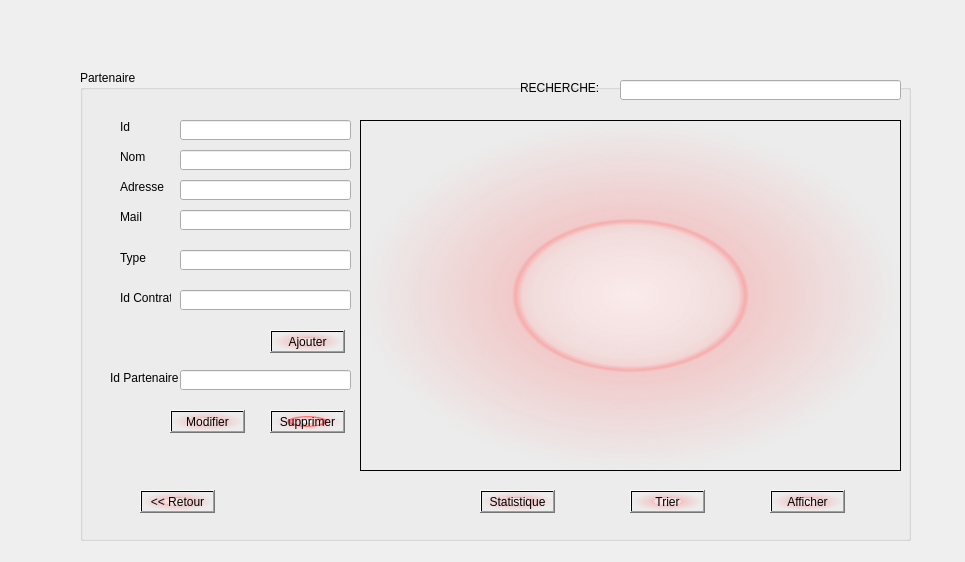
<?xml version="1.0" encoding="UTF-8"?>
<ui version="4.0">
 <class>Partenaire</class>
 <widget class="QDialog" name="Partenaire">
  <property name="geometry">
   <rect>
    <x>0</x>
    <y>0</y>
    <width>965</width>
    <height>562</height>
   </rect>
  </property>
  <property name="windowTitle">
   <string>Next Destination</string>
  </property>
  <widget class="QStackedWidget" name="stackedWidget">
   <property name="geometry">
    <rect>
     <x>-10</x>
     <y>10</y>
     <width>961</width>
     <height>561</height>
    </rect>
   </property>
   <property name="currentIndex">
    <number>1</number>
   </property>
   <widget class="QWidget" name="page">
    <widget class="QLabel" name="label_2">
     <property name="geometry">
      <rect>
       <x>530</x>
       <y>110</y>
       <width>51</width>
       <height>16</height>
      </rect>
     </property>
     <property name="text">
      <string>Utilisateur</string>
     </property>
    </widget>
    <widget class="QLabel" name="label_3">
     <property name="geometry">
      <rect>
       <x>530</x>
       <y>170</y>
       <width>71</width>
       <height>16</height>
      </rect>
     </property>
     <property name="text">
      <string>Mot de Passe</string>
     </property>
    </widget>
    <widget class="QLineEdit" name="lineEdit">
     <property name="geometry">
      <rect>
       <x>630</x>
       <y>110</y>
       <width>113</width>
       <height>20</height>
      </rect>
     </property>
    </widget>
    <widget class="QLineEdit" name="lineEdit_2">
     <property name="geometry">
      <rect>
       <x>630</x>
       <y>160</y>
       <width>113</width>
       <height>20</height>
      </rect>
     </property>
    </widget>
    <widget class="QPushButton" name="pushButton">
     <property name="geometry">
      <rect>
       <x>590</x>
       <y>300</y>
       <width>75</width>
       <height>23</height>
      </rect>
     </property>
     <property name="styleSheet">
      <string notr="true">background-color: qradialgradient(spread:pad, cx:0.5, cy:0.5, radius:0.5, fx:0.5, fy:0.5, stop:0 rgba(255, 235, 235, 206), stop:0.35 rgba(255, 188, 188, 80), stop:0.4 rgba(255, 162, 162, 80), stop:0.425 rgba(255, 132, 132, 156), stop:0.44 rgba(252, 128, 128, 80), stop:1 rgba(255, 255, 255, 0));</string>
     </property>
     <property name="text">
      <string>Inscrire</string>
     </property>
    </widget>
    <widget class="QPushButton" name="pushButton_2">
     <property name="geometry">
      <rect>
       <x>720</x>
       <y>300</y>
       <width>75</width>
       <height>23</height>
      </rect>
     </property>
     <property name="styleSheet">
      <string notr="true">background-color: qradialgradient(spread:pad, cx:0.5, cy:0.5, radius:0.5, fx:0.5, fy:0.5, stop:0 rgba(255, 235, 235, 206), stop:0.35 rgba(255, 188, 188, 80), stop:0.4 rgba(255, 162, 162, 80), stop:0.425 rgba(255, 132, 132, 156), stop:0.44 rgba(252, 128, 128, 80), stop:1 rgba(255, 255, 255, 0));</string>
     </property>
     <property name="text">
      <string>Connexion</string>
     </property>
    </widget>
    <widget class="QLabel" name="label_4">
     <property name="geometry">
      <rect>
       <x>380</x>
       <y>80</y>
       <width>111</width>
       <height>111</height>
      </rect>
     </property>
     <property name="text">
      <string/>
     </property>
     <property name="pixmap">
      <pixmap>../../Desktop/2A8/semestre 1/Projet C++/user_male2-512.png</pixmap>
     </property>
     <property name="scaledContents">
      <bool>true</bool>
     </property>
    </widget>
    <widget class="QLabel" name="label">
     <property name="geometry">
      <rect>
       <x>-100</x>
       <y>0</y>
       <width>1001</width>
       <height>461</height>
      </rect>
     </property>
     <property name="text">
      <string/>
     </property>
     <property name="pixmap">
      <pixmap>../../Desktop/2A8/Semestre 1/Projet C++/77373715_673525269845479_129373580415729664_n.png</pixmap>
     </property>
    </widget>
    <zorder>label</zorder>
    <zorder>label_2</zorder>
    <zorder>label_3</zorder>
    <zorder>lineEdit</zorder>
    <zorder>lineEdit_2</zorder>
    <zorder>pushButton</zorder>
    <zorder>pushButton_2</zorder>
    <zorder>label_4</zorder>
   </widget>
   <widget class="QWidget" name="page_2">
    <widget class="QGroupBox" name="groupBox">
     <property name="geometry">
      <rect>
       <x>90</x>
       <y>60</y>
       <width>831</width>
       <height>471</height>
      </rect>
     </property>
     <property name="title">
      <string>Partenaire</string>
     </property>
     <property name="pixmap" stdset="0">
      <string/>
     </property>
     <widget class="QLabel" name="label_5">
      <property name="geometry">
       <rect>
        <x>40</x>
        <y>80</y>
        <width>47</width>
        <height>13</height>
       </rect>
      </property>
      <property name="text">
       <string>Nom</string>
      </property>
     </widget>
     <widget class="QLineEdit" name="lineEdit_3">
      <property name="geometry">
       <rect>
        <x>100</x>
        <y>80</y>
        <width>171</width>
        <height>20</height>
       </rect>
      </property>
     </widget>
     <widget class="QLineEdit" name="lineEdit_4">
      <property name="geometry">
       <rect>
        <x>100</x>
        <y>110</y>
        <width>171</width>
        <height>20</height>
       </rect>
      </property>
     </widget>
     <widget class="QLabel" name="label_6">
      <property name="geometry">
       <rect>
        <x>40</x>
        <y>110</y>
        <width>47</width>
        <height>13</height>
       </rect>
      </property>
      <property name="text">
       <string>Adresse</string>
      </property>
     </widget>
     <widget class="QLineEdit" name="lineEdit_5">
      <property name="geometry">
       <rect>
        <x>100</x>
        <y>140</y>
        <width>171</width>
        <height>20</height>
       </rect>
      </property>
     </widget>
     <widget class="QLineEdit" name="lineEdit_6">
      <property name="geometry">
       <rect>
        <x>100</x>
        <y>220</y>
        <width>171</width>
        <height>20</height>
       </rect>
      </property>
     </widget>
     <widget class="QLabel" name="label_7">
      <property name="geometry">
       <rect>
        <x>40</x>
        <y>140</y>
        <width>47</width>
        <height>13</height>
       </rect>
      </property>
      <property name="text">
       <string>Mail</string>
      </property>
     </widget>
     <widget class="QLabel" name="label_8">
      <property name="geometry">
       <rect>
        <x>40</x>
        <y>220</y>
        <width>51</width>
        <height>16</height>
       </rect>
      </property>
      <property name="text">
       <string>Id Contrat</string>
      </property>
     </widget>
     <widget class="QPushButton" name="pushButton_3">
      <property name="geometry">
       <rect>
        <x>690</x>
        <y>420</y>
        <width>75</width>
        <height>23</height>
       </rect>
      </property>
      <property name="styleSheet">
       <string notr="true">background-color: qradialgradient(spread:pad, cx:0.5, cy:0.5, radius:0.5, fx:0.5, fy:0.5, stop:0 rgba(255, 235, 235, 206), stop:0.35 rgba(255, 188, 188, 80), stop:0.4 rgba(255, 162, 162, 80), stop:0.425 rgba(255, 132, 132, 156), stop:0.44 rgba(252, 128, 128, 80), stop:1 rgba(255, 255, 255, 0));</string>
      </property>
      <property name="text">
       <string>Afficher</string>
      </property>
     </widget>
     <widget class="QPushButton" name="pushButton_4">
      <property name="geometry">
       <rect>
        <x>190</x>
        <y>260</y>
        <width>75</width>
        <height>23</height>
       </rect>
      </property>
      <property name="styleSheet">
       <string notr="true">background-color: qradialgradient(spread:pad, cx:0.5, cy:0.5, radius:0.5, fx:0.5, fy:0.5, stop:0 rgba(255, 235, 235, 206), stop:0.35 rgba(255, 188, 188, 80), stop:0.4 rgba(255, 162, 162, 80), stop:0.425 rgba(255, 132, 132, 156), stop:0.44 rgba(252, 128, 128, 80), stop:1 rgba(255, 255, 255, 0));</string>
      </property>
      <property name="text">
       <string>Ajouter</string>
      </property>
     </widget>
     <widget class="QPushButton" name="pushButton_5">
      <property name="geometry">
       <rect>
        <x>90</x>
        <y>340</y>
        <width>75</width>
        <height>23</height>
       </rect>
      </property>
      <property name="styleSheet">
       <string notr="true">background-color: qradialgradient(spread:pad, cx:0.5, cy:0.5, radius:0.5, fx:0.5, fy:0.5, stop:0 rgba(255, 235, 235, 206), stop:0.35 rgba(255, 188, 188, 80), stop:0.4 rgba(255, 162, 162, 80), stop:0.425 rgba(255, 132, 132, 156), stop:0.44 rgba(252, 128, 128, 80), stop:1 rgba(255, 255, 255, 0));</string>
      </property>
      <property name="text">
       <string>Modifier</string>
      </property>
     </widget>
     <widget class="QPushButton" name="pushButton_6">
      <property name="geometry">
       <rect>
        <x>190</x>
        <y>340</y>
        <width>75</width>
        <height>23</height>
       </rect>
      </property>
      <property name="styleSheet">
       <string notr="true">background-color: qradialgradient(spread:pad, cx:0.5, cy:0.5, radius:0.5, fx:0.5, fy:0.5, stop:0 rgba(255, 255, 255, 255), stop:0.1 rgba(255, 255, 255, 255), stop:0.2 rgba(255, 176, 176, 167), stop:0.3 rgba(255, 151, 151, 92), stop:0.4 rgba(255, 125, 125, 51), stop:0.5 rgba(255, 76, 76, 205), stop:0.52 rgba(255, 76, 76, 205), stop:0.6 rgba(255, 180, 180, 84), stop:1 rgba(255, 255, 255, 0));</string>
      </property>
      <property name="text">
       <string>Supprimer</string>
      </property>
     </widget>
     <widget class="QLineEdit" name="lineEdit_7">
      <property name="geometry">
       <rect>
        <x>100</x>
        <y>300</y>
        <width>171</width>
        <height>20</height>
       </rect>
      </property>
     </widget>
     <widget class="QPushButton" name="pushButton_7">
      <property name="geometry">
       <rect>
        <x>60</x>
        <y>420</y>
        <width>75</width>
        <height>23</height>
       </rect>
      </property>
      <property name="styleSheet">
       <string notr="true">background-color: qradialgradient(spread:pad, cx:0.5, cy:0.5, radius:0.5, fx:0.5, fy:0.5, stop:0 rgba(255, 235, 235, 206), stop:0.35 rgba(255, 188, 188, 80), stop:0.4 rgba(255, 162, 162, 80), stop:0.425 rgba(255, 132, 132, 156), stop:0.44 rgba(252, 128, 128, 80), stop:1 rgba(255, 255, 255, 0));</string>
      </property>
      <property name="text">
       <string>&lt;&lt; Retour</string>
      </property>
     </widget>
     <widget class="QTableView" name="tableView">
      <property name="geometry">
       <rect>
        <x>280</x>
        <y>50</y>
        <width>541</width>
        <height>351</height>
       </rect>
      </property>
      <property name="styleSheet">
       <string notr="true">background-color: qradialgradient(spread:pad, cx:0.5, cy:0.5, radius:0.5, fx:0.5, fy:0.5, stop:0 rgba(255, 235, 235, 206), stop:0.35 rgba(255, 188, 188, 80), stop:0.4 rgba(255, 162, 162, 80), stop:0.425 rgba(255, 132, 132, 156), stop:0.44 rgba(252, 128, 128, 80), stop:1 rgba(255, 255, 255, 0));</string>
      </property>
     </widget>
     <widget class="QLabel" name="label_9">
      <property name="geometry">
       <rect>
        <x>30</x>
        <y>300</y>
        <width>71</width>
        <height>16</height>
       </rect>
      </property>
      <property name="text">
       <string>Id Partenaire</string>
      </property>
     </widget>
     <widget class="QLineEdit" name="lineEdit_13">
      <property name="geometry">
       <rect>
        <x>100</x>
        <y>50</y>
        <width>171</width>
        <height>20</height>
       </rect>
      </property>
     </widget>
     <widget class="QLabel" name="label_15">
      <property name="geometry">
       <rect>
        <x>40</x>
        <y>50</y>
        <width>47</width>
        <height>13</height>
       </rect>
      </property>
      <property name="text">
       <string>Id</string>
      </property>
     </widget>
     <widget class="QLineEdit" name="lineEdit_14">
      <property name="geometry">
       <rect>
        <x>100</x>
        <y>180</y>
        <width>171</width>
        <height>20</height>
       </rect>
      </property>
     </widget>
     <widget class="QLabel" name="label_16">
      <property name="geometry">
       <rect>
        <x>40</x>
        <y>180</y>
        <width>51</width>
        <height>16</height>
       </rect>
      </property>
      <property name="text">
       <string>Type</string>
      </property>
     </widget>
     <widget class="QLabel" name="label_13">
      <property name="geometry">
       <rect>
        <x>-240</x>
        <y>0</y>
        <width>1171</width>
        <height>501</height>
       </rect>
      </property>
      <property name="text">
       <string/>
      </property>
      <property name="pixmap">
       <pixmap>../../Desktop/2A8/Semestre 1/Projet C++/77373715_673525269845479_129373580415729664_n.png</pixmap>
      </property>
     </widget>
     <widget class="QLabel" name="label_20">
      <property name="geometry">
       <rect>
        <x>440</x>
        <y>10</y>
        <width>91</width>
        <height>16</height>
       </rect>
      </property>
      <property name="text">
       <string>RECHERCHE:</string>
      </property>
     </widget>
     <widget class="QLineEdit" name="recherche_2">
      <property name="geometry">
       <rect>
        <x>540</x>
        <y>10</y>
        <width>281</width>
        <height>20</height>
       </rect>
      </property>
     </widget>
     <widget class="QPushButton" name="pushButton_13">
      <property name="geometry">
       <rect>
        <x>550</x>
        <y>420</y>
        <width>75</width>
        <height>23</height>
       </rect>
      </property>
      <property name="styleSheet">
       <string notr="true">background-color: qradialgradient(spread:pad, cx:0.5, cy:0.5, radius:0.5, fx:0.5, fy:0.5, stop:0 rgba(255, 235, 235, 206), stop:0.35 rgba(255, 188, 188, 80), stop:0.4 rgba(255, 162, 162, 80), stop:0.425 rgba(255, 132, 132, 156), stop:0.44 rgba(252, 128, 128, 80), stop:1 rgba(255, 255, 255, 0));</string>
      </property>
      <property name="text">
       <string>Trier</string>
      </property>
     </widget>
     <widget class="QPushButton" name="Stat">
      <property name="geometry">
       <rect>
        <x>400</x>
        <y>420</y>
        <width>75</width>
        <height>23</height>
       </rect>
      </property>
      <property name="styleSheet">
       <string notr="true">background-color: qradialgradient(spread:pad, cx:0.5, cy:0.5, radius:0.5, fx:0.5, fy:0.5, stop:0 rgba(255, 235, 235, 206), stop:0.35 rgba(255, 188, 188, 80), stop:0.4 rgba(255, 162, 162, 80), stop:0.425 rgba(255, 132, 132, 156), stop:0.44 rgba(252, 128, 128, 80), stop:1 rgba(255, 255, 255, 0));</string>
      </property>
      <property name="text">
       <string>Statistique</string>
      </property>
     </widget>
     <zorder>label_13</zorder>
     <zorder>label_5</zorder>
     <zorder>lineEdit_3</zorder>
     <zorder>lineEdit_4</zorder>
     <zorder>label_6</zorder>
     <zorder>lineEdit_5</zorder>
     <zorder>lineEdit_6</zorder>
     <zorder>label_7</zorder>
     <zorder>label_8</zorder>
     <zorder>pushButton_3</zorder>
     <zorder>pushButton_4</zorder>
     <zorder>pushButton_5</zorder>
     <zorder>pushButton_6</zorder>
     <zorder>lineEdit_7</zorder>
     <zorder>pushButton_7</zorder>
     <zorder>tableView</zorder>
     <zorder>label_9</zorder>
     <zorder>lineEdit_13</zorder>
     <zorder>label_15</zorder>
     <zorder>lineEdit_14</zorder>
     <zorder>label_16</zorder>
     <zorder>label_20</zorder>
     <zorder>recherche_2</zorder>
     <zorder>pushButton_13</zorder>
     <zorder>Stat</zorder>
    </widget>
   </widget>
   <widget class="QWidget" name="page_3">
    <widget class="QGroupBox" name="groupBox_2">
     <property name="geometry">
      <rect>
       <x>70</x>
       <y>50</y>
       <width>831</width>
       <height>471</height>
      </rect>
     </property>
     <property name="title">
      <string>Contrat</string>
     </property>
     <widget class="QLabel" name="label_10">
      <property name="geometry">
       <rect>
        <x>40</x>
        <y>50</y>
        <width>51</width>
        <height>16</height>
       </rect>
      </property>
      <property name="text">
       <string>Id_contrat</string>
      </property>
     </widget>
     <widget class="QLineEdit" name="lineEdit_8">
      <property name="geometry">
       <rect>
        <x>100</x>
        <y>50</y>
        <width>171</width>
        <height>20</height>
       </rect>
      </property>
     </widget>
     <widget class="QLabel" name="label_11">
      <property name="geometry">
       <rect>
        <x>40</x>
        <y>80</y>
        <width>61</width>
        <height>20</height>
       </rect>
      </property>
      <property name="text">
       <string>Date debut</string>
      </property>
     </widget>
     <widget class="QLabel" name="label_12">
      <property name="geometry">
       <rect>
        <x>40</x>
        <y>110</y>
        <width>61</width>
        <height>20</height>
       </rect>
      </property>
      <property name="text">
       <string>Date fin</string>
      </property>
     </widget>
     <widget class="QPushButton" name="pushButton_8">
      <property name="geometry">
       <rect>
        <x>690</x>
        <y>420</y>
        <width>75</width>
        <height>23</height>
       </rect>
      </property>
      <property name="styleSheet">
       <string notr="true">background-color: qradialgradient(spread:pad, cx:0.5, cy:0.5, radius:0.5, fx:0.5, fy:0.5, stop:0 rgba(255, 235, 235, 206), stop:0.35 rgba(255, 188, 188, 80), stop:0.4 rgba(255, 162, 162, 80), stop:0.425 rgba(255, 132, 132, 156), stop:0.44 rgba(252, 128, 128, 80), stop:1 rgba(255, 255, 255, 0));</string>
      </property>
      <property name="text">
       <string>Afficher</string>
      </property>
     </widget>
     <widget class="QPushButton" name="pushButton_9">
      <property name="geometry">
       <rect>
        <x>190</x>
        <y>170</y>
        <width>75</width>
        <height>23</height>
       </rect>
      </property>
      <property name="styleSheet">
       <string notr="true">background-color: qradialgradient(spread:pad, cx:0.5, cy:0.5, radius:0.5, fx:0.5, fy:0.5, stop:0 rgba(255, 235, 235, 206), stop:0.35 rgba(255, 188, 188, 80), stop:0.4 rgba(255, 162, 162, 80), stop:0.425 rgba(255, 132, 132, 156), stop:0.44 rgba(252, 128, 128, 80), stop:1 rgba(255, 255, 255, 0));</string>
      </property>
      <property name="text">
       <string>Ajouter</string>
      </property>
     </widget>
     <widget class="QPushButton" name="pushButton_10">
      <property name="geometry">
       <rect>
        <x>110</x>
        <y>290</y>
        <width>75</width>
        <height>23</height>
       </rect>
      </property>
      <property name="styleSheet">
       <string notr="true">background-color: qradialgradient(spread:pad, cx:0.5, cy:0.5, radius:0.5, fx:0.5, fy:0.5, stop:0 rgba(255, 235, 235, 206), stop:0.35 rgba(255, 188, 188, 80), stop:0.4 rgba(255, 162, 162, 80), stop:0.425 rgba(255, 132, 132, 156), stop:0.44 rgba(252, 128, 128, 80), stop:1 rgba(255, 255, 255, 0));</string>
      </property>
      <property name="text">
       <string>Modifier</string>
      </property>
     </widget>
     <widget class="QPushButton" name="pushButton_11">
      <property name="geometry">
       <rect>
        <x>190</x>
        <y>290</y>
        <width>75</width>
        <height>23</height>
       </rect>
      </property>
      <property name="styleSheet">
       <string notr="true">background-color: qradialgradient(spread:pad, cx:0.5, cy:0.5, radius:0.5, fx:0.5, fy:0.5, stop:0 rgba(255, 235, 235, 206), stop:0.35 rgba(255, 188, 188, 80), stop:0.4 rgba(255, 162, 162, 80), stop:0.425 rgba(255, 132, 132, 156), stop:0.44 rgba(252, 128, 128, 80), stop:1 rgba(255, 255, 255, 0));</string>
      </property>
      <property name="text">
       <string>Supprimer</string>
      </property>
     </widget>
     <widget class="QLineEdit" name="lineEdit_12">
      <property name="geometry">
       <rect>
        <x>100</x>
        <y>260</y>
        <width>171</width>
        <height>20</height>
       </rect>
      </property>
     </widget>
     <widget class="QPushButton" name="pushButton_12">
      <property name="geometry">
       <rect>
        <x>60</x>
        <y>420</y>
        <width>75</width>
        <height>23</height>
       </rect>
      </property>
      <property name="styleSheet">
       <string notr="true">background-color: qradialgradient(spread:pad, cx:0.5, cy:0.5, radius:0.5, fx:0.5, fy:0.5, stop:0 rgba(255, 235, 235, 206), stop:0.35 rgba(255, 188, 188, 80), stop:0.4 rgba(255, 162, 162, 80), stop:0.425 rgba(255, 132, 132, 156), stop:0.44 rgba(252, 128, 128, 80), stop:1 rgba(255, 255, 255, 0));</string>
      </property>
      <property name="text">
       <string>&lt;&lt; Retour</string>
      </property>
     </widget>
     <widget class="QTableView" name="tableView_2">
      <property name="geometry">
       <rect>
        <x>280</x>
        <y>50</y>
        <width>541</width>
        <height>351</height>
       </rect>
      </property>
      <property name="styleSheet">
       <string notr="true">background-color: qradialgradient(spread:pad, cx:0.5, cy:0.5, radius:0.5, fx:0.5, fy:0.5, stop:0 rgba(255, 235, 235, 206), stop:0.35 rgba(255, 188, 188, 80), stop:0.4 rgba(255, 162, 162, 80), stop:0.425 rgba(255, 132, 132, 156), stop:0.44 rgba(252, 128, 128, 80), stop:1 rgba(255, 255, 255, 0));</string>
      </property>
     </widget>
     <widget class="QLabel" name="label_14">
      <property name="geometry">
       <rect>
        <x>40</x>
        <y>260</y>
        <width>61</width>
        <height>16</height>
       </rect>
      </property>
      <property name="text">
       <string>Id Contrat</string>
      </property>
     </widget>
     <widget class="QDateEdit" name="dateEdit">
      <property name="geometry">
       <rect>
        <x>100</x>
        <y>80</y>
        <width>171</width>
        <height>22</height>
       </rect>
      </property>
     </widget>
     <widget class="QDateEdit" name="dateEdit_2">
      <property name="geometry">
       <rect>
        <x>99</x>
        <y>110</y>
        <width>171</width>
        <height>22</height>
       </rect>
      </property>
     </widget>
     <widget class="QLabel" name="label_17">
      <property name="geometry">
       <rect>
        <x>110</x>
        <y>190</y>
        <width>47</width>
        <height>13</height>
       </rect>
      </property>
      <property name="text">
       <string>TextLabel</string>
      </property>
     </widget>
     <widget class="QLineEdit" name="recherche">
      <property name="geometry">
       <rect>
        <x>540</x>
        <y>20</y>
        <width>281</width>
        <height>20</height>
       </rect>
      </property>
     </widget>
     <widget class="QLabel" name="label_19">
      <property name="geometry">
       <rect>
        <x>440</x>
        <y>20</y>
        <width>91</width>
        <height>16</height>
       </rect>
      </property>
      <property name="text">
       <string>RECHERCHE:</string>
      </property>
     </widget>
    </widget>
    <widget class="QLabel" name="label_18">
     <property name="geometry">
      <rect>
       <x>-100</x>
       <y>40</y>
       <width>1001</width>
       <height>461</height>
      </rect>
     </property>
     <property name="text">
      <string/>
     </property>
     <property name="pixmap">
      <pixmap>../../Desktop/2A8/Semestre 1/Projet C++/77373715_673525269845479_129373580415729664_n.png</pixmap>
     </property>
    </widget>
    <zorder>label_18</zorder>
    <zorder>groupBox_2</zorder>
   </widget>
  </widget>
 </widget>
 <resources/>
 <connections/>
</ui>
